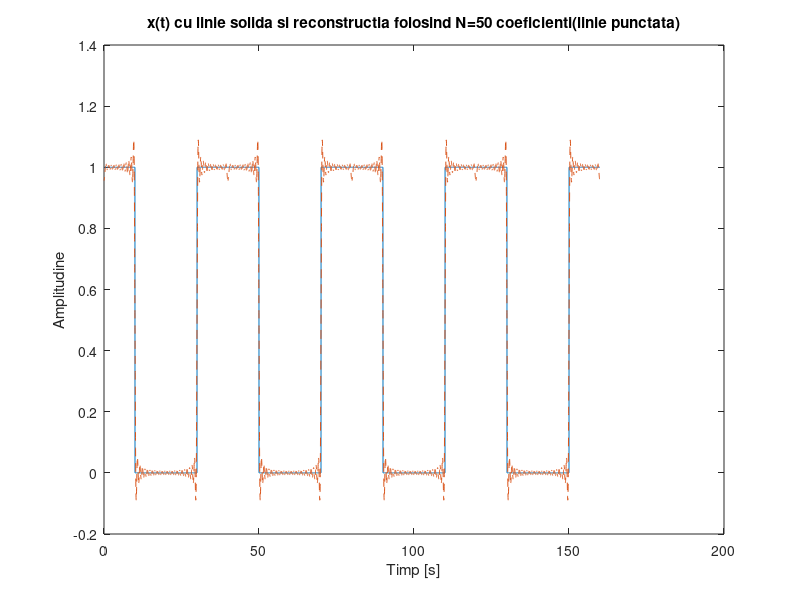
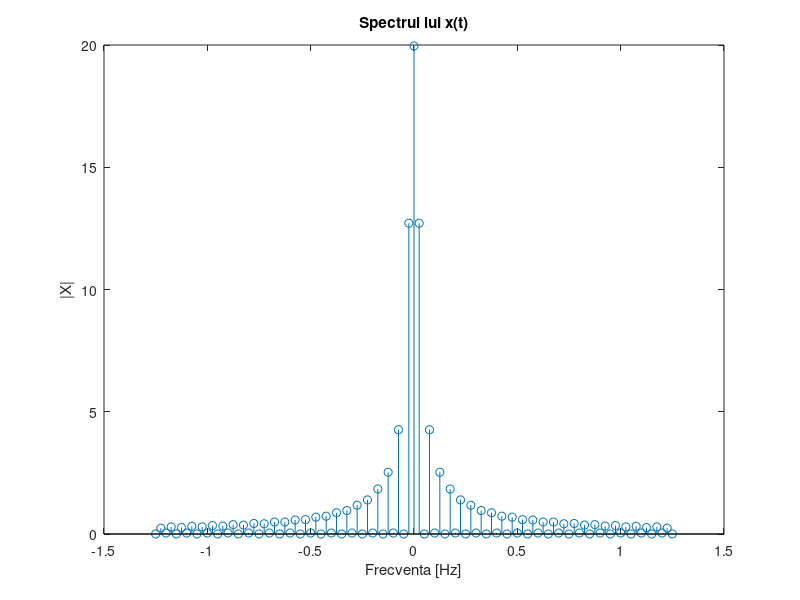

Recreate these plots in MATLAB, in order.
N = 50; % numarul de coeficienti
D = 3; % durata
P =40; % perioada
F=1/P; % frecventa 
w0=2*pi/P; % pulsatia
t=0:0.02:P-0.02; % timpul pe care calculam integrala (o perioada); 
                 % rezolutia temporala trebuie sa fie de 2 ori mai mica decat perioada semnalului (teorema esantionarii);

x = zeros(1,size(t,2)); % initializarea lui x cu zerouri
x(t<=3.33*D) =1; % de la 0 la 3.33*D x are valoarea 1
x(t>P-3.33*D) =1; % de la 3.33*D la P x are valoarea 1
t_4perioade = 0:0.02:4*P-0.02; % vectorul timp pentru reprezentarea pe 4 perioade
x_4perioade = repmat(x,1,4); % vectorul x pentru reprezentarea pe 4 perioade
   
% integrala numerica prin functia trapz
for k = -N:N
    x_temp = x;
    x_temp = x_temp.*exp(-j*k*w0*t); % vectorul inmultit cu termenul corespunzator
    X(k+51) = trapz(t,x_temp); % trapz calculeaza integrala prin metoda trapezului 
    %(imparte suprafata in forme trapezoidale pentru a calcula mai usor aria)
end

x_refacut(1:length(t)) = 0; % initializarea semnalului reconstruit cu N puncte

%reconstructia lui x(t) folosind N coeficienti
for index = 1:length(t);
for k = -N:N
x_refacut(index) = x_refacut(index) + (1/P)*X(k+N+1)*exp(j*k*w0*t(index));
end
end

figure(1);
plot(t_4perioade,x_4perioade); % afisarea lui x(t)
title('x(t) cu linie solida si reconstructia folosind N=50 coeficienti(linie punctata)');
hold on
x_refacut_4perioade = repmat(x_refacut,1,4); % generarea lui x reconstruit pentru 4 perioade
plot(t_4perioade,x_refacut_4perioade,'--'); % afisarea lui x reconstruit pentru 4 perioade
xlabel('Timp [s]');
ylabel('Amplitudine');

f = -N*F:F:N*F; % generarea vectorului de frecvente
figure(2);
stem(f,abs(X)); % afisarea lui X
title('Spectrul lui x(t)');
xlabel('Frecventa [Hz]');
ylabel('|X|');

%%
% Teoria seriilor Fourier ne spune
% ca orice semnal periodic poate fi aproximat printr-o suma infinita de sinusi si
% cosinusi de diferite frecvente fiecare ponderat cu un anumit coeficient. Acesti coeficienti
% reprezinta practic spectrul.
% Semnalul reconstruit folosind un numar finit de termeni se apropie ca
% forma de semnalul original cu o anumita marja de eroare. In plus se observa faptul ca semnalul poate fi aproximat printr-o
% suma de sinusoide: variatiile semanlului au un caracter de sinusoida.